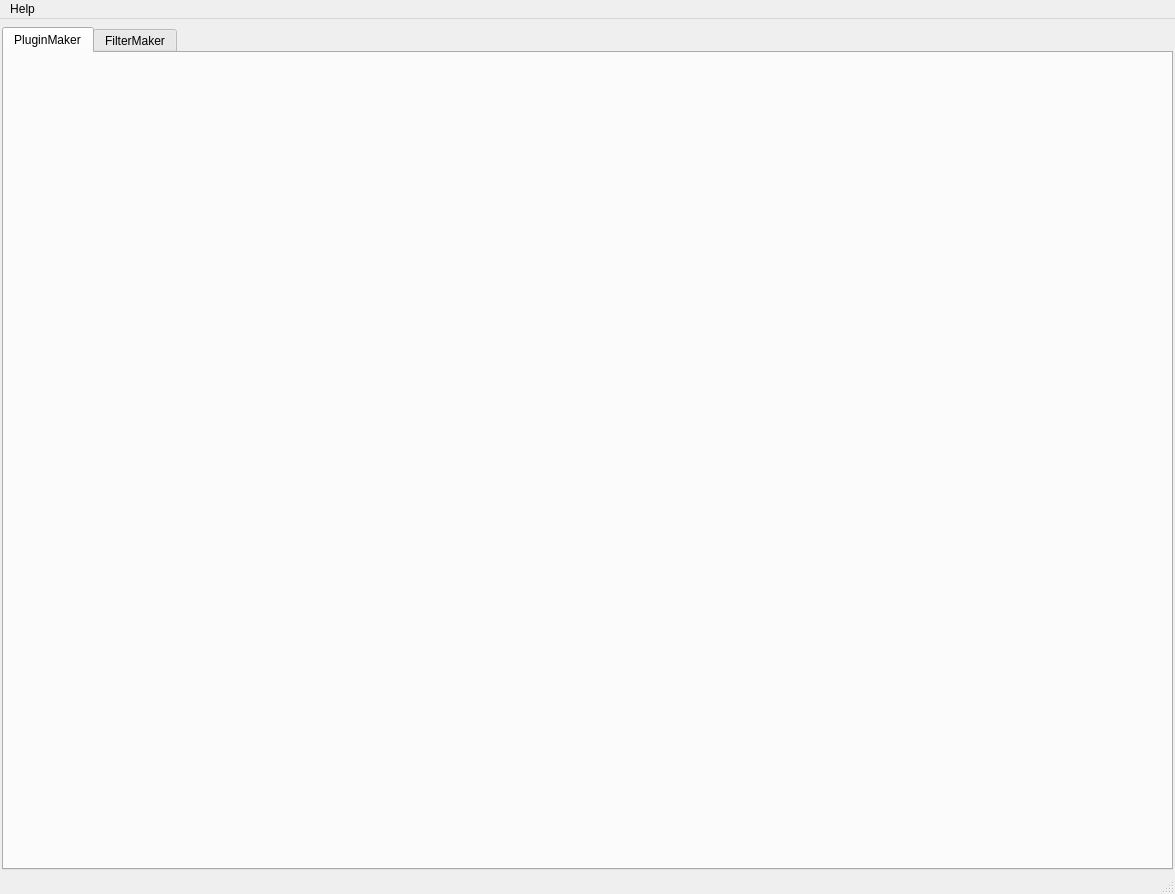
<?xml version="1.0" encoding="UTF-8"?>
<ui version="4.0">
 <class>DevHelper</class>
 <widget class="QMainWindow" name="DevHelper">
  <property name="geometry">
   <rect>
    <x>0</x>
    <y>0</y>
    <width>1175</width>
    <height>894</height>
   </rect>
  </property>
  <property name="windowTitle">
   <string>DevHelper</string>
  </property>
  <widget class="QWidget" name="centralwidget">
   <layout class="QGridLayout" name="gridLayout">
    <property name="leftMargin">
     <number>2</number>
    </property>
    <property name="topMargin">
     <number>8</number>
    </property>
    <property name="rightMargin">
     <number>2</number>
    </property>
    <property name="bottomMargin">
     <number>2</number>
    </property>
    <property name="spacing">
     <number>0</number>
    </property>
    <item row="0" column="0">
     <widget class="QTabWidget" name="tabWidget">
      <property name="currentIndex">
       <number>0</number>
      </property>
      <widget class="QWidget" name="pluginMakerTab">
       <attribute name="title">
        <string>PluginMaker</string>
       </attribute>
       <layout class="QGridLayout" name="gridLayout_2">
        <property name="leftMargin">
         <number>0</number>
        </property>
        <property name="topMargin">
         <number>0</number>
        </property>
        <property name="rightMargin">
         <number>0</number>
        </property>
        <property name="bottomMargin">
         <number>0</number>
        </property>
        <property name="spacing">
         <number>0</number>
        </property>
        <item row="0" column="0">
         <widget class="PluginMaker" name="pluginMaker" native="true"/>
        </item>
       </layout>
      </widget>
      <widget class="QWidget" name="filterMakerTab">
       <attribute name="title">
        <string>FilterMaker</string>
       </attribute>
       <layout class="QGridLayout" name="gridLayout_3">
        <property name="leftMargin">
         <number>0</number>
        </property>
        <property name="topMargin">
         <number>0</number>
        </property>
        <property name="rightMargin">
         <number>0</number>
        </property>
        <property name="bottomMargin">
         <number>0</number>
        </property>
        <property name="spacing">
         <number>0</number>
        </property>
        <item row="0" column="0">
         <widget class="FilterMaker" name="filterMaker" native="true"/>
        </item>
       </layout>
      </widget>
     </widget>
    </item>
   </layout>
  </widget>
  <widget class="QMenuBar" name="menubar">
   <property name="geometry">
    <rect>
     <x>0</x>
     <y>0</y>
     <width>1175</width>
     <height>22</height>
    </rect>
   </property>
   <widget class="QMenu" name="menuHelp">
    <property name="title">
     <string>Help</string>
    </property>
    <addaction name="actionShowUserManual"/>
    <addaction name="actionAbout"/>
   </widget>
   <addaction name="menuHelp"/>
  </widget>
  <widget class="QStatusBar" name="statusbar"/>
  <action name="actionShowUserManual">
   <property name="text">
    <string>Show User Manual</string>
   </property>
  </action>
  <action name="actionAbout">
   <property name="text">
    <string>About</string>
   </property>
  </action>
 </widget>
 <customwidgets>
  <customwidget>
   <class>PluginMaker</class>
   <extends>QWidget</extends>
   <header location="global">PluginMaker.h</header>
   <container>1</container>
  </customwidget>
  <customwidget>
   <class>FilterMaker</class>
   <extends>QWidget</extends>
   <header location="global">FilterMaker.h</header>
   <container>1</container>
  </customwidget>
 </customwidgets>
 <resources/>
 <connections/>
</ui>
